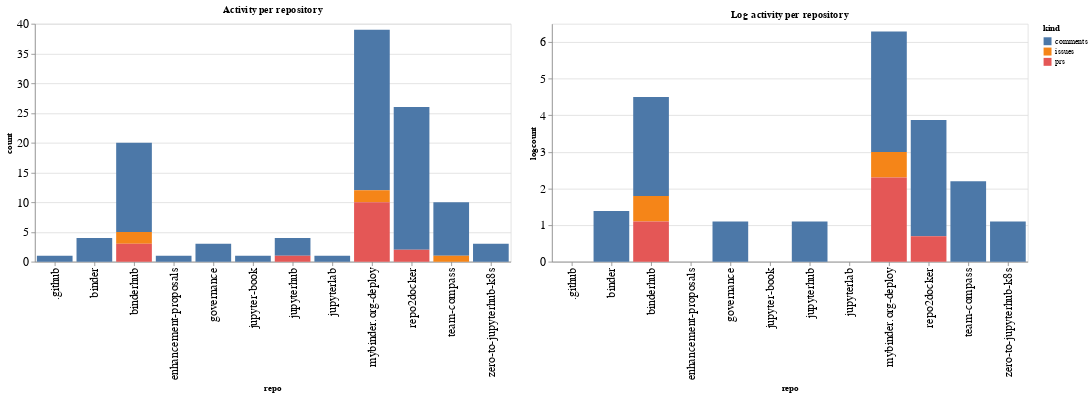

Here is the notebook cell this chart was saved with:
### Code cell
ch1 = alt.Chart(repo_summaries, width=600, title="Activity per repository").mark_bar().encode(
    x='repo',
    y='count',
    color='kind',
    tooltip="kind"
)

ch2 = alt.Chart(repo_summaries, width=600, title="Log activity per repository").mark_bar().encode(
    x='repo',
    y='logcount',
    color='kind',
    tooltip="kind"
)

ch1 | ch2

### Figure 1 — Vega-Lite specification as saved in the notebook (floating-point values rounded to 4 significant figures)
{"config": {"axisLeft": {"labelFontSize": 15}, "axisBottom": {"labelFontSize": 15}}, "hconcat": [{"mark": "bar", "encoding": {"color": {"type": "nominal", "field": "kind"}, "tooltip": {"type": "nominal", "field": "kind"}, "x": {"type": "nominal", "field": "repo"}, "y": {"type": "quantitative", "field": "count"}}, "title": "Activity per repository", "width": 600}, {"mark": "bar", "encoding": {"color": {"type": "nominal", "field": "kind"}, "tooltip": {"type": "nominal", "field": "kind"}, "x": {"type": "nominal", "field": "repo"}, "y": {"type": "quantitative", "field": "logcount"}}, "title": "Log activity per repository", "width": 600}], "data": {"name": "data-da74993c3928b92aa2d2e8b39b9cc283"}, "$schema": "https://vega.github.io/schema/vega-lite/v4.8.1.json", "datasets": {"data-da74993c3928b92aa2d2e8b39b9cc283": [{"repo": ".github", "kind": "comments", "count": 1, "logcount": 0.0}, {"repo": "binder", "kind": "comments", "count": 4, "logcount": 1.386}, {"repo": "binderhub", "kind": "comments", "count": 15, "logcount": 2.708}, {"repo": "binderhub", "kind": "issues", "count": 2, "logcount": 0.6931}, {"repo": "binderhub", "kind": "prs", "count": 3, "logcount": 1.099}, {"repo": "enhancement-proposals", "kind": "comments", "count": 1, "logcount": 0.0}, {"repo": "governance", "kind": "comments", "count": 3, "logcount": 1.099}, {"repo": "jupyter-book", "kind": "comments", "count": 1, "logcount": 0.0}, {"repo": "jupyterhub", "kind": "comments", "count": 3, "logcount": 1.099}, {"repo": "jupyterhub", "kind": "prs", "count": 1, "logcount": 0.0}, {"repo": "jupyterlab", "kind": "comments", "count": 1, "logcount": 0.0}, {"repo": "mybinder.org-deploy", "kind": "comments", "count": 27, "logcount": 3.296}, {"repo": "mybinder.org-deploy", "kind": "issues", "count": 2, "logcount": 0.6931}, {"repo": "mybinder.org-deploy", "kind": "prs", "count": 10, "logcount": 2.303}, {"repo": "repo2docker", "kind": "comments", "count": 24, "logcount": 3.178}, {"repo": "repo2docker", "kind": "prs", "count": 2, "logcount": 0.6931}, {"repo": "team-compass", "kind": "comments", "count": 9, "logcount": 2.197}, {"repo": "team-compass", "kind": "issues", "count": 1, "logcount": 0.0}, {"repo": "zero-to-jupyterhub-k8s", "kind": "comments", "count": 3, "logcount": 1.099}]}}
